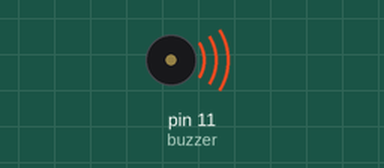
Bench run of a sketch on a simulated Arduino Uno, built with avr-gcc and run on an emulated ATmega328P. Parts: buzzer (waves = sounding, pin HIGH).

Above: at 0.5 s.
Timing chart, 0 to 4.6 s (numbered marks = the images above):
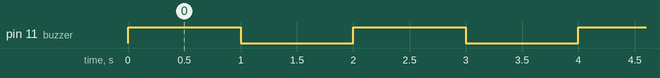

The sketch:

ses_for_d_ng_s_.ino
```cpp
int buzzer = 11;


void setup()
{
pinMode(buzzer,OUTPUT);
}

void loop()
{


digitalWrite(buzzer,HIGH);
delay(1000);
digitalWrite(buzzer,LOW);
delay(1000);

}
```

Measured:
- by itself, pin 11 (buzzer): alternates HIGH for 1.0 s and LOW for 1.0 s
